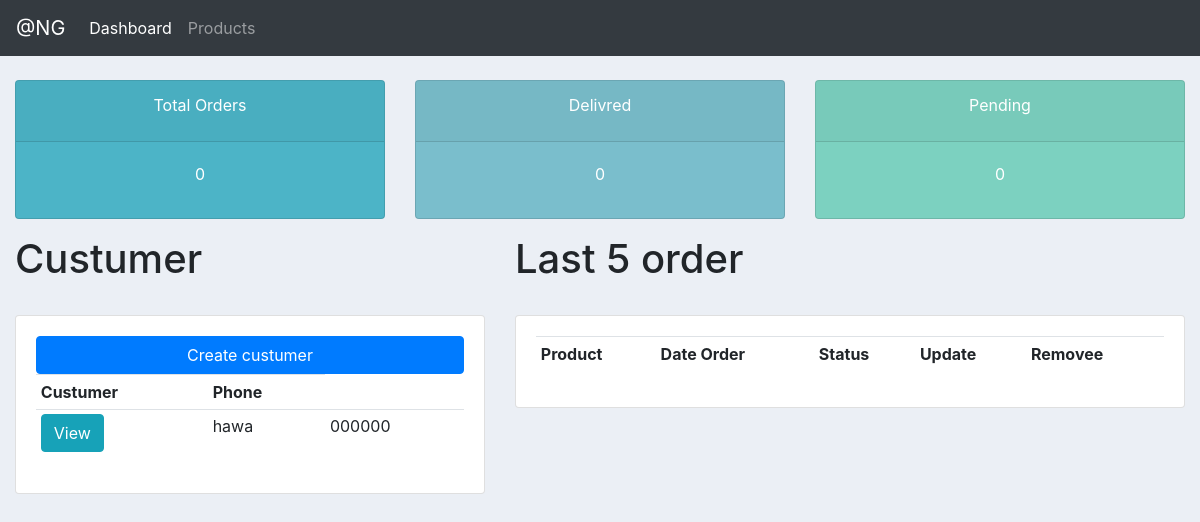
The app's page /, older data.
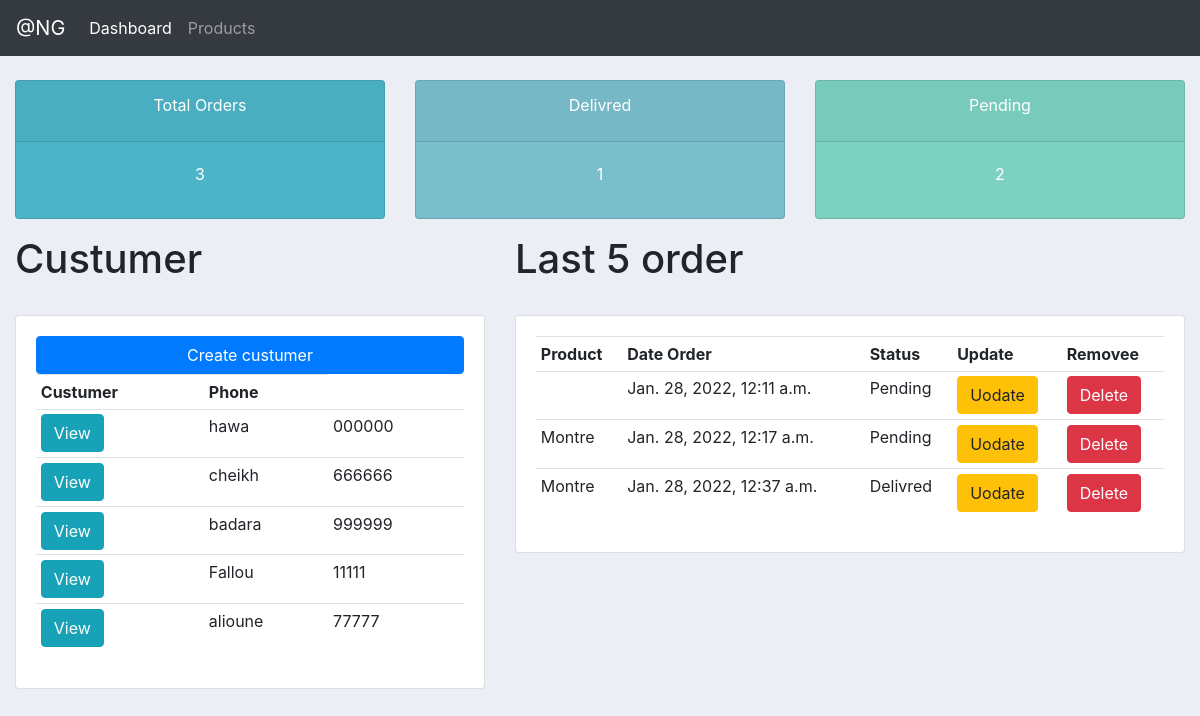
The same page, newer data.
### account/models.py (models this page shows, shortened)
class Custumer(models.Model):
    name = models.CharField(max_length = 150, null=True)
    phone = models.CharField(max_length = 150, null=True)
    email = models.CharField(max_length = 150, null=True)
    date_created = models.DateTimeField(auto_now_add=True)

class Order(models.Model):
    STATUS = (
        ('Pending', 'Pending'),
            ('out for delivery', 'Out for delivery'),
            ('Delivred', 'Delivred')
        )
    date_created = models.DateTimeField(auto_now_add=True)
    customer = models.ForeignKey(Custumer, on_delete=models.CASCADE, null=True)
    product = models.ForeignKey(Product, on_delete=models.CASCADE, null=True)
    status = models.CharField(max_length = 150, choices=STATUS)

class Product(models.Model):
    CATEGORY = (
        ("Indor", "Indor"),
        ("Out Dor", "Out Door")
    )
    name = models.CharField(max_length = 150, null=True)
    price = models.FloatField(null=True)
    category = models.CharField(max_length = 150, null=True , choices=CATEGORY)
    description = models.CharField(max_length = 150, null=True)
    date_created = models.DateTimeField(auto_now_add=True, null=True)

### account/views.py (the view)
# urls.py: path("", views.home, name="home"),
def home(request):
    custumers = Custumer.objects.all()
    total_customers = Custumer.objects.count()
    orders = Order.objects.all()
    total_orders = Order.objects.count()
    total_delivred = Order.objects.filter(status='Delivred').count()
    total_pending = Order.objects.filter(status='Pending').count()
    context = {"custumers":custumers, "orders":orders,
                "total_customers":total_customers,
                "total_orders":total_orders,
                "total_delivred":total_delivred,
                "total_pending":total_pending }
    return render(request, 'account/dashboard.html', context)

### account/templates/account/dashboard.html
{% extends "account/base.html" %}
{% block content %}
{% include "account/status.html" %}
   <div class="row">
        <div class="col-md-5">
            <h1>Custumer</h1>
            <br>
            <div class="card card-body">
                <a href="" class="btn btn-primary btn-block">Create custumer</a>
                <table class="table table-sm">
                    <tr>
                        <th>Custumer</th>
                        <th>Phone</th>
                    </tr>
                    {% for c in custumers  %}
                    <tr>
                       <th><a href={% url 'customer' c.pk %} class="btn btn-info">View</a></th>
                        <td>{{ c.name }}</td>
                        <td>{{ c.phone }}</td>
                    </tr>
                {% endfor %}
                </table>
            </div>
        </div>
        <div class="col-md-7">
            <h1>Last 5 order</h1>
            <br>
            <div class="card card-body">
                <table class="table table-sm">
                    <tr>
                        <th>Product</th>
                        <th>Date Order</th>
                        <th>Status</th>
                        <th>Update</th>
                        <th>Removee</th>
                    </tr>
                        {% for o in orders  %}
                    <tr>
                         <td>{{ o.product.name }}</td>
                        <td>{{ o.date_created }}</td>
                        <td>{{ o.status }}</td>
                       <td><a href={% url 'updateOrder' o.pk %} class="btn btn-warning">Uodate</a></td>
                       <td><a href={% url 'deleteOrder' o.pk %} class="btn btn-danger">Delete</a></td>
                    </tr>
                {% endfor %}
                </table>
            </div>
        </div>
   </div>
{% endblock content %}

Row changes from the older to the newer data that the page shows:
added Custumer: name "cheikh", phone "666666"
added Custumer: name "badara", phone "999999"
added Custumer: name "Fallou", phone "11111"
added Custumer: name "alioune", phone "77777"
added Order: date_created "Jan. 28, 2022, 12:11 a.m.", status "Pending"
added Order: product.name "Montre", date_created "Jan. 28, 2022, 12:17 a.m.", status "Pending"
added Order: product.name "Montre", date_created "Jan. 28, 2022, 12:37 a.m.", status "Delivred"
Text that changed along with them:
{{ total_orders }}: "0" → "3"
{{ total_delivred }}: "0" → "1"
{{ total_pending }}: "0" → "2"
